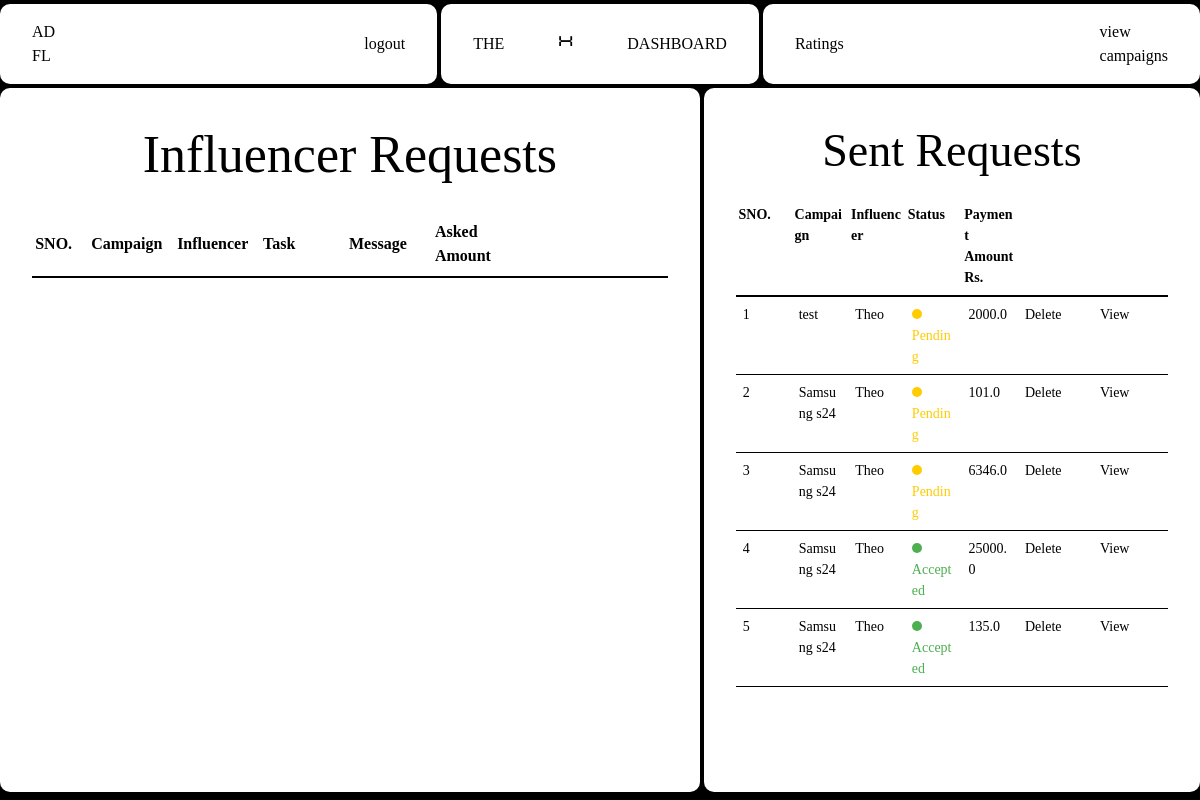
The page /sponsor/dashboard (signed in) on the database its author committed.
### Adfluence/models.py (models this page shows)
class Influencer(db.Model, UserMixin):
    __tablename__ = "influencer"
    id = db.Column(db.Integer, primary_key=True)
    name = db.Column(db.String(50), nullable=False)
    email = db.Column(db.String(50), nullable=False)
    profile_picture = db.Column(db.String(100), nullable=False)
    niche = db.Column(db.String(100), nullable=False)
    reach = db.Column(db.Integer, nullable=False)
    user_id = Column(Integer, ForeignKey("user.id"), nullable=False)
    platform = db.Column(db.String(100), nullable=False)
    bank_account_balance = db.Column(db.Float, default=0.0)
    flagged = db.Column(db.Boolean, default=False)
    transactions = relationship(
        "Transaction", backref="influencer", cascade="all, delete-orphan"
    )
    ratings = relationship("Rating", backref="influencer", cascade="all, delete-orphan")
    bookmarks = relationship(
        "Bookmark", backref="influencer", cascade="all, delete-orphan"
    )
    adrequests = relationship(
        "AdRequest", backref="influencer", cascade="all, delete-orphan"
    )
    campaignrequests = relationship(
        "campaignRequest", backref="influencer", cascade="all, delete-orphan"
    )

class Campaign(db.Model):
    __tablename__ = "campaign"
    id = db.Column(db.Integer, primary_key=True)
    name = db.Column(db.String(40), nullable=False)
    description = db.Column(db.Text, nullable=False)
    start_date = db.Column(db.Date, nullable=False)
    end_date = db.Column(db.Date, nullable=False)
    budget = db.Column(db.Integer, nullable=False)
    visibility = db.Column(db.String(10), nullable=False)  # 'public' or 'private'
    goals = db.Column(db.Text, nullable=False)
    niche = db.Column(db.String(40), nullable=False)
    status = db.Column(db.String(20), nullable=False, default="Incomplete")
    flagged = db.Column(db.Boolean, default=False)
    user_id = db.Column(db.Integer, db.ForeignKey("user.id"), nullable=False)
    ad_requests = db.relationship(
        "AdRequest", backref="campaign", cascade="all, delete-orphan"
    )
    campaign_requests = db.relationship(
        "campaignRequest", backref="campaign", cascade="all, delete-orphan"
    )

class AdRequest(db.Model):
    id = db.Column(db.Integer, primary_key=True)
    campaign_id = db.Column(db.Integer, db.ForeignKey("campaign.id"), nullable=False)
    influencer_id = db.Column(db.Integer, db.ForeignKey("influencer.id"))
    messages = db.Column(db.Text)
    requirements = db.Column(db.Text, nullable=False)
    payment_amount = db.Column(db.Float, nullable=False)
    status = db.Column(db.String(20), nullable=False, default="Pending")
    completed = db.Column(db.Boolean, default=False)
    completion_confirmed = db.Column(db.Boolean, default=False)
    payment_done = db.Column(db.Boolean, default=False)
    rating_done = db.Column(db.Boolean, default=False)
    negotiations = relationship(
        "Negotiation", backref="ad_request", cascade="all, delete-orphan"
    )

### Adfluence/sponsor.py (the view)
@sponsor.route("/dashboard", methods=["GET", "POST"])
@role_required("Sponsor")
@login_required
def dashboard():
    active_campaigns = Campaign.query.filter_by(user_id=current_user.id).all()
    campaign_requests = (
        campaignRequest.query.join(Campaign)
        .filter(Campaign.user_id == current_user.id)
        .order_by(desc(campaignRequest.id))
        .all()
    )
    campaign_requests_with_details = []
    for campaign_request in campaign_requests:
        campaign = Campaign.query.get(campaign_request.campaign_id)
        campaign_name = campaign.name
        influencer = Influencer.query.get(campaign_request.influencer_id)
        if influencer:
            influencer_name = influencer.name
            campaign_requests_with_details.append(
                {
                    "campaign_name": campaign_name,
                    "campaign_request": campaign_request,
                    "influencer_name": influencer_name,
                }
            )
        else:
            flash("Influencer not found", category="error")
    sent_requests = (
        AdRequest.query.join(Campaign)
        .filter(Campaign.user_id == current_user.id)
        .order_by(desc(AdRequest.id))
        .all()
    )
    sent_requests_with_details = []
    for sent_request in sent_requests:
        influencer = Influencer.query.get(sent_request.influencer_id)
        influencer_name = influencer.name
        sent_requests_with_details.append(
            {"ad_request": sent_request, "influencer_name": influencer_name}
        )
    return render_template(
        "Sponsor/dashboard.html",
        user=current_user,
        active_campaigns=active_campaigns,
        campaign_requests=campaign_requests_with_details,
        sent_requests=sent_requests_with_details,
    )

### Adfluence/views.py (called while the page is built)
def role_required(role):
    def decorator(f):
        @wraps(f)
        def decorated_function(*args, **kwargs):
            if current_user.role != role:
                abort(403)
            return f(*args, **kwargs)
        return decorated_function
    return decorator

### Adfluence/templates/Sponsor/dashboard.html (shortened to what this page needs)
{% extends "base.html" %} {% block head %}
<link
  rel="stylesheet"
  href="{{ url_for('static', filename='src/sponsor_css/sponsor_dashboard.css') }}"
/>
{% endblock %} {% block content %}
<div class="container">
  <nav>
    <div class="nav-1">
      <p>
        AD <br />
        FL
      </p>
      <a href="{{ url_for('views.logout') }}" class="view">logout</a>
    </div>
    {% if user.flagged == True %}
    <div class="nav-2 flagged">
      <p class="text-center">You have been flagged by admin</p>
    </div>
    {% else%}
    <div class="nav-2">
      <p class="menu-button">the</p>
      <p class="x">x</p>
      <p class="menu-button">dashboard</p>
    </div>
    {% endif %}
    <div class="nav-3">
      <a class="view" href="{{ url_for('sponsor.view_ratings') }}">Ratings</a>
      <a href="viewCampaigns" class="view">
        view <br />
        campaigns
      </a>
    </div>
  </nav>
  <div class="content-wrapper">
    <div class="col-1 col">
      <div class="header">
        <h1>Influencer Requests</h1>
      </div>
      <div class="table-wrapper">
        <table class="first-table">
          <thead>
            <tr>
              <th class="w-14">SNO.</th>
              <th>Campaign</th>
              <th>Influencer</th>
              <th>Task</th>
              <th>Message</th>
              <th>Asked Amount</th>
              <th class="link"></th>
              <th class="link"></th>
            </tr>
          </thead>
        </table>
      </div>
    </div>
    <div class="col-2 col">
      <h1>Sent Requests</h1>
      <div class="table-wrapper-2">
        <table class="second-table">
          <thead>
            <tr>
              <th class="w-14">SNO.</th>
              <th>Campaign</th>
              <th>Influencer</th>
              <th>Status</th>
              <th>Payment Amount Rs.</th>
              <th class="link"></th>
              <th class="link"></th>
            </tr>
          </thead>
          <tbody>
            {% for request in sent_requests %}
            <tr>
              <td class="w-14">{{loop.index}}</td>
              <td>{{ request.ad_request.campaign.name }}</td>
              <td>{{ request.influencer_name }}</td>
              <td
                class="{% if request.ad_request.status == 'Pending' %} status-pending {% elif request.ad_request.status == 'Accepted' %} status-accepted {% elif request.ad_request.status == 'Rejected' %} status-rejected {% endif %}"
              >
                {{ request.ad_request.status }}
              </td>
              <td>{{ request.ad_request.payment_amount }}</td>
              <td class="link">
                <form
                  action="{{ url_for('sponsor.delete_ad_request', ad_request_id=request.ad_request.id) }}"
                  method="POST"
                >
                  <button
                    type="submit"
                    class="danger"
                    onclick="return confirm('Are you sure you want to delete this ad request?');"
                  >
                    Delete
                  </button>
                </form>
              </td>
              <td class="link">
                <a
                  href="{{ url_for('sponsor.viewCampaign', campaign_id=request.ad_request.campaign_id) }}"
                  class="view"
                  >View</a
                >
              </td>
            </tr>
          </tbody>
          {% endfor %}
        </table>
      </div>
    </div>
  </div>
</div>
{% endblock %}

### Adfluence/static/css/main.css (style rules this page uses)
html, :host { line-height: 1.5; -webkit-text-size-adjust: 100%; -moz-tab-size: 4; -o-tab-size: 4; tab-size: 4; font-family: ui-sans-serif, system-ui, sans-serif, "Apple Color Emoji", "Segoe UI Emoji", "Segoe UI Symbol", "Noto Color Emoji"; font-feature-settings: normal; font-variation-settings: normal; -webkit-tap-highlight-color: transparent; }
body { margin: 0; line-height: inherit; }
h1, h2, h3, h4, h5, h6 { font-size: inherit; font-weight: inherit; }
a { color: inherit; text-decoration: inherit; }
table { text-indent: 0; border-color: inherit; border-collapse: collapse; }
button, input, optgroup, select, textarea { font-family: inherit; font-feature-settings: inherit; font-variation-settings: inherit; font-size: 100%; font-weight: inherit; line-height: inherit; letter-spacing: inherit; color: inherit; margin: 0; padding: 0; }
button, select { text-transform: none; }
button, input:where([type='button']), input:where([type='reset']), input:where([type='submit']) { -webkit-appearance: button; background-color: transparent; background-image: none; }
blockquote, dl, dd, h1, h2, h3, h4, h5, h6, hr, figure, p, pre { margin: 0; }
button, [role="button"] { cursor: pointer; }
.container { width: 100%; }
@media (min-width: 640px) { .container { max-width: 640px; } }
@media (min-width: 768px) { .container { max-width: 768px; } }
@media (min-width: 1024px) { .container { max-width: 1024px; } }
.w-14 { width: 3.5rem; }
* { margin: 0; padding: 0; }

### Adfluence/static/src/input.css (style rules this page uses)
* { margin: 0; padding: 0; }

### rows shown on the page
Influencer: ad_request.campaign.name "test", influencer_name "Theo", ad_request.status "Pending", ad_request.payment_amount "2000.0", ad_request.campaign.name "Samsung s24", ad_request.payment_amount "101.0", ad_request.payment_amount "6346.0", ad_request.status "Accepted", ad_request.payment_amount "25000.0", ad_request.payment_amount "135.0"
